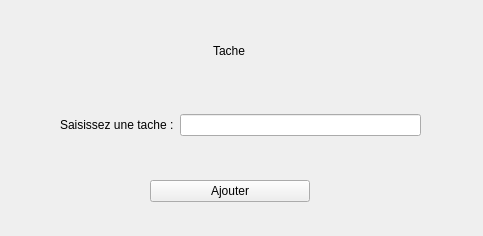
<?xml version="1.0" encoding="UTF-8"?>
<ui version="4.0">
 <class>ajouttache</class>
 <widget class="QWidget" name="ajouttache">
  <property name="geometry">
   <rect>
    <x>0</x>
    <y>0</y>
    <width>483</width>
    <height>236</height>
   </rect>
  </property>
  <property name="windowTitle">
   <string>Form</string>
  </property>
  <widget class="QWidget" name="verticalLayoutWidget">
   <property name="geometry">
    <rect>
     <x>150</x>
     <y>30</y>
     <width>160</width>
     <height>41</height>
    </rect>
   </property>
   <layout class="QVBoxLayout" name="verticalLayout">
    <item alignment="Qt::AlignHCenter">
     <widget class="QLabel" name="label">
      <property name="text">
       <string>Tache</string>
      </property>
     </widget>
    </item>
   </layout>
  </widget>
  <widget class="QWidget" name="verticalLayoutWidget_2">
   <property name="geometry">
    <rect>
     <x>60</x>
     <y>90</y>
     <width>361</width>
     <height>71</height>
    </rect>
   </property>
   <layout class="QVBoxLayout" name="verticalLayout_2">
    <item>
     <layout class="QGridLayout" name="gridLayout">
      <item row="0" column="0">
       <widget class="QLabel" name="label_2">
        <property name="text">
         <string>Saisissez une tache :</string>
        </property>
       </widget>
      </item>
      <item row="0" column="1">
       <widget class="QLineEdit" name="tacheEdit"/>
      </item>
     </layout>
    </item>
   </layout>
  </widget>
  <widget class="QWidget" name="verticalLayoutWidget_3">
   <property name="geometry">
    <rect>
     <x>150</x>
     <y>170</y>
     <width>160</width>
     <height>42</height>
    </rect>
   </property>
   <layout class="QVBoxLayout" name="verticalLayout_3">
    <item>
     <layout class="QGridLayout" name="gridLayout_2">
      <item row="0" column="0">
       <widget class="QPushButton" name="ajouterTB">
        <property name="text">
         <string>Ajouter</string>
        </property>
       </widget>
      </item>
     </layout>
    </item>
   </layout>
  </widget>
 </widget>
 <resources/>
 <connections/>
</ui>
